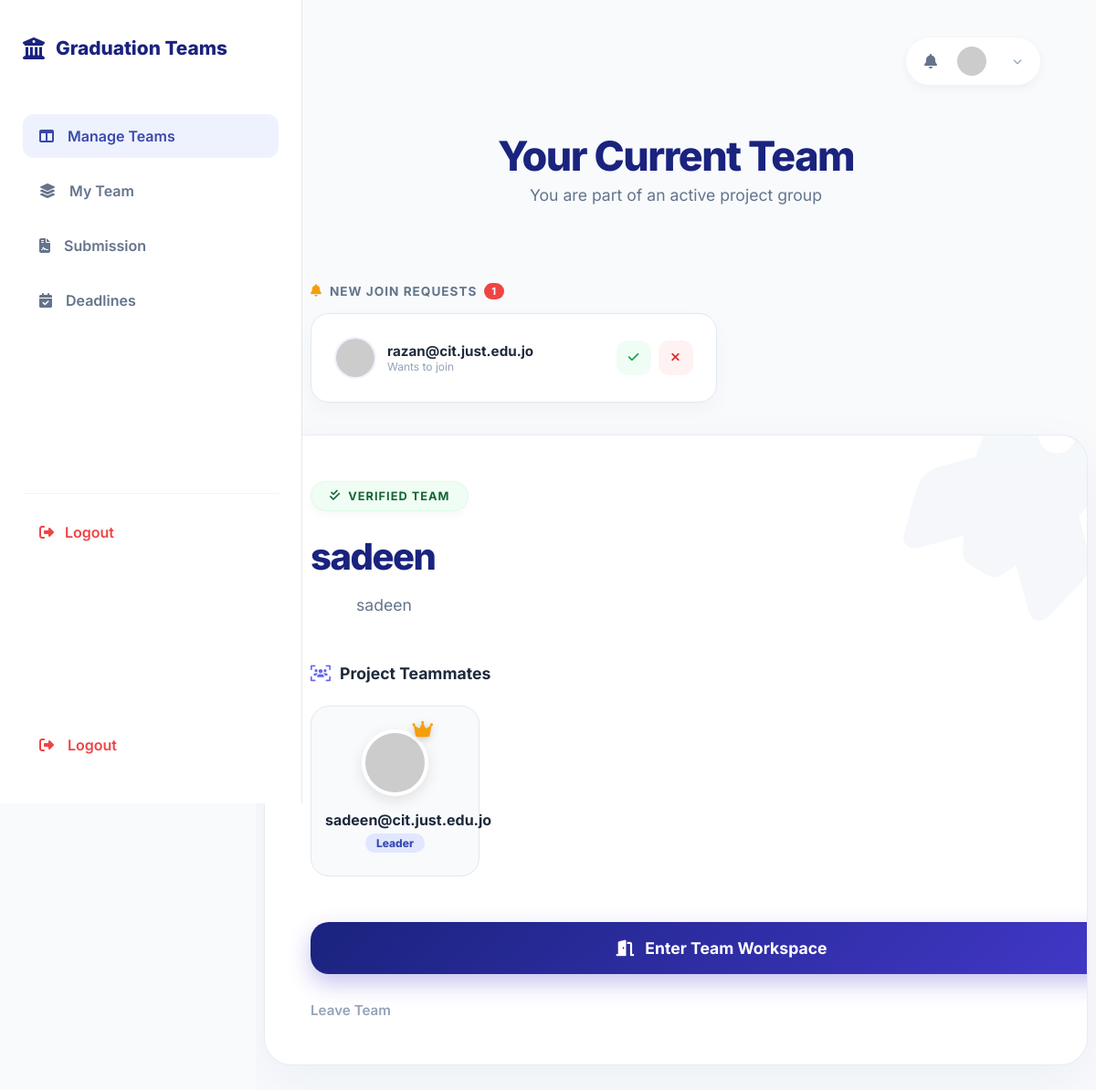
Screenshot of /student_dashboard/ (signed in) with the database file from the repository.
### main/models.py (models this page shows, shortened)
class Membership(models.Model):
    ROLE_CHOICES = [
        ('Leader', 'Leader'),
        ('Member', 'Member'),
        ('Pending', 'Pending'),
    ]
    user = models.ForeignKey(User, on_delete=models.CASCADE)
    team = models.ForeignKey(Team, on_delete=models.CASCADE, related_name='memberships')
    role = models.CharField(max_length=20, choices=ROLE_CHOICES, default='Pending')
    joined_at = models.DateTimeField(auto_now_add=True)
    voted_by = models.ManyToManyField(User, related_name='memberships_voted_for', blank=True)
    class Meta:
        unique_together = ('user', 'team')

class Team(models.Model):
    STATUS_CHOICES = [
        ('Pending', 'Pending'),
        ('Active', 'Active'),
        ('Locked', 'Locked'),
    ]
    name = models.CharField(max_length=255)
    description = models.TextField(blank=True)
    leader = models.ForeignKey(User, on_delete=models.CASCADE, related_name='led_teams')
    status = models.CharField(max_length=20, choices=STATUS_CHOICES, default='Pending')
    created_at = models.DateTimeField(auto_now_add=True)

### main/views.py (the view)
# urls.py: path("student_dashboard/", views.student_dashboard, name="student_dashboard"),
def student_dashboard(request):
    user_email = request.session.get('user_email')
    if not user_email:
        return redirect('index') # إذا مش مسجل دخول يرجعه للبداية
    current_user = get_object_or_404(User, username=user_email)
    user_membership = Membership.objects.filter(user=current_user).exclude(role='Pending').first()
    pending_requests = []
    user_has_team = False
    team = None
    if user_membership:
        user_has_team = True
        team = user_membership.team
        pending_requests = Membership.objects.filter(team=team, role='Pending')
    context = {
        'user_has_team': user_has_team,
        'team': team,
        'pending_requests': pending_requests,
    }
    return render(request, 'student_dashboard.html', context)

### main/templates/student_dashboard.html (shortened to what this page needs)
<!DOCTYPE html>
<html lang="en">
<head>
    <link rel="stylesheet" href="https://cdnjs.cloudflare.com/ajax/libs/font-awesome/6.5.0/css/all.min.css">
</head>
<body>
    <aside class="sidebar">
        <div class="logo-area">
            <i class="fas fa-university" style="font-size: 1.5rem;"></i>
            <span>Graduation Teams</span>
        </div>
        <nav class="nav-links">
            <a href="#" class="nav-item active"><i class="fas fa-columns"></i> Manage Teams</a>
            <a href="#" class="nav-item"><i class="fas fa-layer-group"></i> My Team</a>
            <a href="#" class="nav-item"><i class="fas fa-file-contract"></i> Submission</a>
            <a href="#" class="nav-item"><i class="fas fa-calendar-check"></i> Deadlines</a>
            <div style="margin-top: auto; padding-top: 20px; border-top: 1px solid #f1f5f9;">
            <a href="{% url 'logout_user' %}" class="nav-item" style="color: #ef4444; text-decoration: none; display: flex; align-items: center; gap: 12px; padding: 12px 18px; font-weight: 600; transition: 0.3s;">
            <i class="fas fa-sign-out-alt"></i>
            <span>Logout</span>
            </a>
            </div>
            <a href="{% url 'logout_user' %}" class="nav-item logout-btn"><i class="fas fa-sign-out-alt"></i> Logout</a>
        </nav>
    </aside>
    <main class="main-content">
        <header class="top-user-bar">
            <div class="user-pill">
                <i class="fas fa-bell" style="color: #64748b; margin-right: 10px;"></i>
                <img src="https://ui-avatars.com/api/?name={{ request.session.user_name }}&background=1a237e&color=fff&bold=true" style="width: 32px; border-radius: 50%;">
                <i class="fas fa-chevron-down" style="font-size: 10px; color: #94a3b8; margin-left: 5px;"></i>
            </div>
        </header>
        <div style="text-align: center; margin-bottom: 50px;">
            <h1 style="font-size: 2.8rem; color: var(--brand-primary); margin: 0; font-weight: 800; letter-spacing: -1.5px;">Your Current Team</h1>
            <p style="color: #64748b; font-size: 1.1rem; margin-top: 5px;">You are part of an active project group</p>
        </div>
{% if pending_requests %}
<div class="requests-section" style="width: 100%; max-width: 900px; margin-bottom: 35px; animation: fadeIn 0.5s ease;">
    <h4 style="color: #64748b; font-size: 0.85rem; text-transform: uppercase; letter-spacing: 1px; margin-bottom: 15px; display: flex; align-items: center; gap: 8px;">
        <i class="fas fa-bell" style="color: #f59e0b;"></i> New Join Requests
        <span style="background: #ef4444; color: white; padding: 2px 8px; border-radius: 20px; font-size: 0.7rem;">{{ pending_requests|length }}</span>
    </h4>
    <div style="display: grid; grid-template-columns: repeat(auto-fill, minmax(280px, 1fr)); gap: 15px;">
        {% for req in pending_requests %}
        <div style="background: white; border: 1px solid #e2e8f0; border-radius: 20px; padding: 25px; display: flex; align-items: center; justify-content: space-between; box-shadow: 0 10px 25px rgba(0,0,0,0.03); transition: 0.3s; width: 100%;">
            <div style="display: flex; align-items: center; gap: 12px;">
                <img src="https://ui-avatars.com/api/?name={{ req.user.username }}&background=6366f1&color=fff&bold=true" style="width: 42px; height: 42px; border-radius: 50%; border: 2px solid #eef2ff;">
                <div style="display: flex; flex-direction: column;">
                    <span style="font-weight: 700; font-size: 0.95rem; color: #1e293b;">{{ req.user.username }}</span>
                    <small style="color: #94a3b8; font-size: 0.75rem;">Wants to join</small>
                </div>
            </div>
            <div style="display: flex; gap: 8px;">
                <button onclick="handleRequest({{ req.id }}, 'approve')" title="Approve" style="border: none; background: #f0fdf4; color: #16a34a; width: 38px; height: 38px; border-radius: 12px; cursor: pointer; transition: 0.2s; display: flex; align-items: center; justify-content: center;">
                    <i class="fas fa-check"></i>
                </button>
                <button onclick="handleRequest({{ req.id }}, 'reject')" title="Reject" style="border: none; background: #fef2f2; color: #dc2626; width: 38px; height: 38px; border-radius: 12px; cursor: pointer; transition: 0.2s; display: flex; align-items: center; justify-content: center;">
                    <i class="fas fa-times"></i>
                </button>
            </div>
        </div>
        {% endfor %}
    </div>
</div>
{% endif %}
        {% if user_has_team %}
        <div class="creative-team-card">
            <i class="fas fa-rocket card-bg-icon"></i>
            <div class="card-content-wrap">
                <div class="team-title-creative">
                    {% if is_pending %}
                        <div class="status-tag-creative tag-pending-creative">
                            <i class="fas fa-hourglass-half fa-spin"></i> Pending Approval
                        </div>
                    {% else %}
                        <div class="status-tag-creative tag-active-creative">
                            <i class="fas fa-check-double"></i> Verified Team
                        </div>
                    {% endif %}
                    <h2>{{ team.name }}</h2>
                    <p class="team-desc-creative">
                        {{ team.description|default:"Welcome to your graduation project hub! Here you can collaborate, share files, and finalizing your graduation. Wait for the approval to enter." }}
                    </p>
                </div>
                <div class="members-section-creative">
                    <h4 style="font-size: 1.1rem; color: #1e293b; margin-bottom: 25px; display: flex; align-items: center; gap: 10px; ">
                        <i class="fas fa-users-viewfinder" style="color: var(--accent);"></i> Project Teammates
                    </h4>
                    <div class="members-grid-creative">
                        {% for m in team.memberships.all %}
                            {% if m.role != 'Pending' %}
                            <div class="member-card-creative">
                                <div class="avatar-wrap-creative">
                                    <img src="https://ui-avatars.com/api/?name={{ m.user.username }}&background=6366f1&color=fff&bold=true" alt="Teammate">
                                    {% if m.role == 'Leader' %}
                                        <i class="fas fa-crown crown-icon-creative"></i>
                                    {% endif %}
                                </div>
                                <span class="m-name-creative">{{ m.user.first_name|default:m.user.username }}</span>
                                <span class="m-role-creative">{{ m.role }}</span>
                            </div>
                            {% endif %}
                        {% endfor %}
                    </div>
                </div>
                {% if is_pending %}
                    <div id="request-row-{{ req.id }}" style="background: white; border: 1px solid #e2e8f0; border-radius: 20px; padding: 18px; display: flex; align-items: center; justify-content: space-between;">
                        <i class="fas fa-shield-halved"></i> Access to workspace is restricted until the leader accepts your join request.
                    </div>
                {% else %}
                    <a href="{% url 'team_page' team.id %}" class="creative-btn-main">
                        <i class="fas fa-door-open"></i> Enter Team Workspace
                    </a>
                {% endif %}
                <a href="{% url 'leave_team' %}" class="leave-link-creative">Leave Team</a>
            </div>
        </div>
        {% endif %}
    </main>
</body>
</html>

### main/templates/student_dashboard.html (style rules this page uses)
:root { --brand-primary: #1a237e; --brand-secondary: #3949ab; --accent: #6366f1; --bg-body: #f8fafc; --text-main: #1e293b; --sidebar-width: 280px; }
body { font-family: 'Inter', sans-serif; background-color: var(--bg-body); color: var(--text-main); margin: 0; display: flex; min-height: 100vh; }
.sidebar { width: var(--sidebar-width); background: white; border-right: 1px solid #e2e8f0; display: flex; flex-direction: column; padding: 40px 25px; position: fixed; height: 100vh; z-index: 100; }
.logo-area { display: flex; align-items: center; gap: 12px; color: var(--brand-primary); font-weight: 800; font-size: 1.3rem; margin-bottom: 60px; }
.nav-links { display: flex; flex-direction: column; gap: 12px; flex-grow: 1; }
.nav-item { display: flex; align-items: center; gap: 15px; padding: 14px 18px; text-decoration: none; color: #64748b; font-weight: 600; border-radius: 12px; transition: 0.3s; }
.nav-item:hover, .nav-item.active { background: #eef2ff; color: var(--brand-secondary); }
.logout-btn { color: #ef4444; margin-top: auto; }
.main-content { margin-left: var(--sidebar-width); flex-grow: 1; padding: 40px 60px; overflow-y: auto; display: flex; flex-direction: column; align-items: center; }
.top-user-bar { width: 100%; display: flex; justify-content: flex-end; margin-bottom: 50px; }
.user-pill { background: white; padding: 10px 20px; border-radius: 50px; display: flex; align-items: center; gap: 12px; box-shadow: 0 4px 10px rgba(0,0,0,0.04); font-weight: 700; border: 1px solid #f1f5f9; }
.creative-team-card { background: white; width: 100%; max-width: 900px; border-radius: 30px; padding: 50px; box-shadow: 0 20px 60px rgba(26, 35, 126, 0.05); border: 1px solid rgba(226, 232, 240, 0.8); position: relative; overflow: hidden; transition: 0.3s; }
.card-bg-icon { position: absolute; top: -50px; right: -50px; font-size: 16rem; color: #f1f5f9; z-index: 0; opacity: 0.7; transform: rotate(-15deg); pointer-events: none; }
.card-content-wrap { position: relative; z-index: 2; }
.status-tag-creative { display: inline-flex; align-items: center; gap: 8px; padding: 8px 20px; border-radius: 50px; font-size: 0.8rem; font-weight: 700; text-transform: uppercase; letter-spacing: 1px; margin-bottom: 25px; box-shadow: 0 4px 10px rgba(0,0,0,0.03); }
.tag-active-creative { background: #f0fdf4; color: #166534; border: 1px solid #dcfce7; }
.team-title-creative h2 { font-size: 2.5rem; margin: 0 0 15px 0; color: var(--brand-primary); font-weight: 800; letter-spacing: -1.5px; }
.team-desc-creative { color: #64748b; font-size: 1.1rem; max-width: 700px; margin: 0 auto 40px auto; line-height: 1.6; }
.members-section-creative { margin-top: 50px; margin-bottom: 50px; }
.members-grid-creative { display: grid; grid-template-columns: repeat(auto-fill, minmax(160px, 1fr)); gap: 20px; }
.member-card-creative { background: #f8fafc; border: 1px solid #e2e8f0; padding: 25px 15px; border-radius: 20px; text-align: center; transition: all 0.3s ease; }
.avatar-wrap-creative { position: relative; display: inline-block; margin-bottom: 12px; }
.avatar-wrap-creative img { width: 65px; height: 65px; border-radius: 50%; border: 4px solid white; box-shadow: 0 5px 15px rgba(0,0,0,0.1); }
.crown-icon-creative { position: absolute; top: -10px; right: -5px; color: #f59e0b; font-size: 20px; filter: drop-shadow(0 2px 4px rgba(0,0,0,0.2)); }
.m-name-creative { display: block; font-weight: 700; color: #1e293b; font-size: 1rem; }
.m-role-creative { font-size: 0.75rem; color: var(--brand-secondary); background: #e0e7ff; padding: 3px 12px; border-radius: 12px; font-weight: 800; margin-top: 5px; display: inline-block; }
.creative-btn-main { display: flex; align-items: center; justify-content: center; gap: 12px; background: linear-gradient(135deg, #1a237e, #4338ca); color: white; text-decoration: none; padding: 18px 50px; border-radius: 20px; font-weight: 700; transition: 0.3s; box-shadow: 0 10px 25px rgba(67, 56, 202, 0.3); font-size: 1.1rem; width: 100%; }
.leave-link-creative { display: block; margin-top: 30px; color: #94a3b8; text-decoration: none; font-size: 0.95rem; font-weight: 600; transition: 0.2s; }

### rows the page displays
Membership: user.username "razan@cit.just.edu.jo"
Team: name "sadeen", description "sadeen"
Membership: user.first_name "sadeen@cit.just.edu.jo", role "Leader"

### other values shown
{{ pending_requests|length }} "1"
